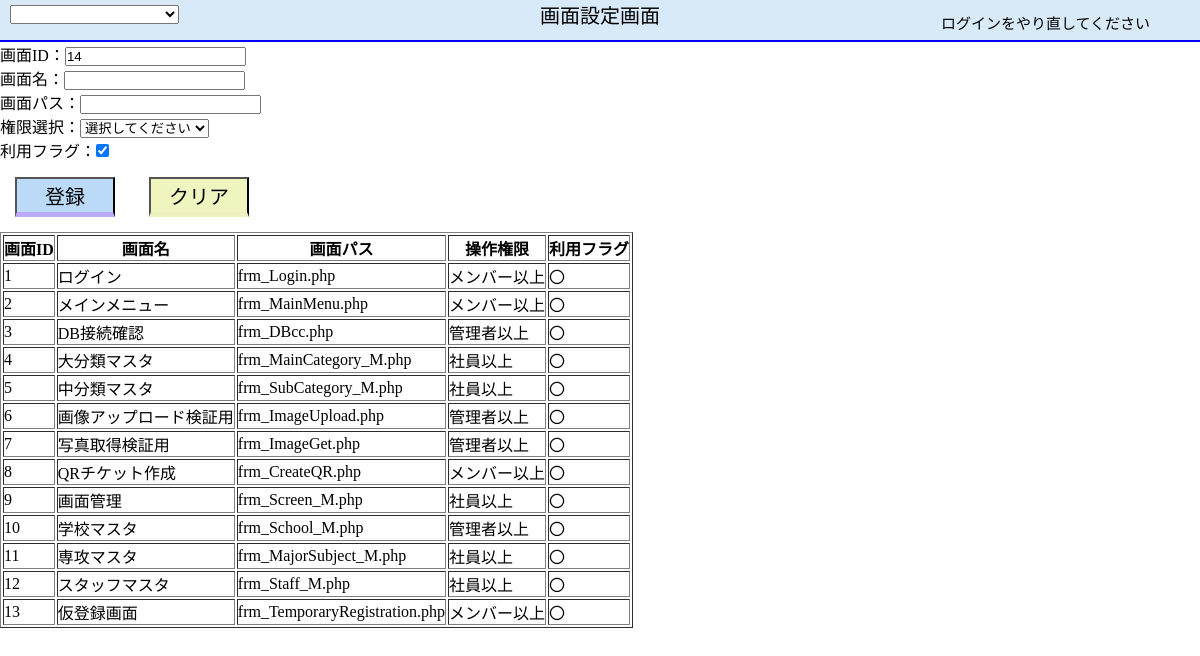
Screenshot of /form/frm_Screen_M.php with the database file from the repository.
### tables this page shows
CREATE TABLE `Screen_M` (
  `Screen_ID` int(11) NOT NULL,
  `Screen_Name` varchar(30) DEFAULT NULL,
  `Screen_Path` varchar(30) DEFAULT NULL,
  `Authority` varchar(1) DEFAULT NULL,
  `UsageFlag` int(11) NOT NULL,
  `Changer` int(11) DEFAULT NULL,
  `UpdateDate` datetime DEFAULT NULL
);

### dao/DB_Connection.php (called while the page is built, shortened)
<?php
  class connect {
    function pdo(){
      $dsn="mysql:dbname=".self::DB_NAME.";host=".self::HOST.";charset=".self::UTF;
      $user=self::USER;
      $pass=self::PASS;
      try{
      $pdo=new PDO($dsn,$user,$pass,array(PDO::MYSQL_ATTR_INIT_COMMAND => 'SET NAMES '.SELF::UTF));
      }catch(Exception $e){
      echo 'error' .$e->getMesseage;
      die();
      }
      $pdo->setAttribute(PDO::ATTR_ERRMODE, PDO::ERRMODE_WARNING);
      return $pdo;
    }
    function select($sql){
      $Connection_Info=$this->pdo();
      $stmt=$Connection_Info->query($sql);
      $items=$stmt->fetchAll(PDO::FETCH_ASSOC);
      return $items;
    }
    function plural($sql){
      $Connection_Info=$this->pdo();
      $stmt=$Connection_Info->prepare($sql);
      $stmt->execute();
      return $stmt;
    }
  }
?>

### dao/dao_Screen_M.php (called while the page is built, shortened)
<?php
  class dao_Screen_M {
    function Get_Screen_M(){
    require_once '../dao/DB_Connection.php';
    $obj=new connect();
    $SQL ="
    SELECT
    Screen_m.Screen_ID
    ,Screen_m.Screen_Name
    ,Screen_m.Screen_Path
    ,Screen_m.Authority
    ,CONCAT(subcategory_m.subcategory_Name,'以上') AS AuthorityInfo
    ,Screen_m.UsageFlag
    ,Screen_m.Changer
    ,Screen_m.UpdateDate
    FROM
    Screen_m
    LEFT JOIN
    	(SELECT
         maincategory_CD
         ,subcategory_CD
         ,subcategory_Name
         FROM
         subcategory_m
         WHERE
         maincategory_CD = 2
        )AS subcategory_m
     ON
     Screen_m.Authority = subcategory_m.SubCategory_CD
    ;
    ";
    $DataTable=$obj->select($SQL);
    return $DataTable;
    }
  function Get_MaxCD(){
    require_once '../dao/DB_Connection.php';
    $obj=new connect();
    $SQL =  "
    SELECT
    IFNULL(MAX(Screen_ID),0)+1 AS Max_CD
    FROM
    Screen_m ";
    $items=$obj->select($SQL);
    foreach($items as $item_val){
      $Max_CD = $item_val['Max_CD'];
    }
    return $Max_CD;
    }
    function Get_Authority(){
       require_once '../dao/DB_Connection.php';
       $obj = new connect();
       $SQL = "
       SELECT
       MainCategory_CD
       ,SubCategory_CD
       ,SubCategory_Name
       ,UsageFlag
       FROM
       Subcategory_m
       WHERE UsageFlag = 1
       AND
       MainCategory_CD = 2
       ;
       ";
       $items = $obj->select($SQL);
       return $items;
      }
  }
?>

### form/frm_Screen_M.php (the view, shortened to what this page needs)
<!DOCTYPE html>
<html lang="ja">
<?php
  require_once '../php/common.php';
  $common = new common();
  $HeaderInfo = $common->HeaderCreation();
?>
<head>
  <link rel="stylesheet" href="../css/style.css">
  <link rel="stylesheet" href="../css/Header.css">
  <div class ='Header'>
    <?php echo $HeaderInfo; ?>
    <div class ='Header_ScreenName'><p>画面設定画面</p></div>
  </div>
</head>
<?php
  require_once '../dao/dao_Screen_M.php';
  $dao = new dao_Screen_M();
  $items = $dao->GET_Authority();
  $PullDown = "<option value = 0 >選択してください</option>";
  foreach ($items as $item_val) {
    $PullDown .= "<option value = " . $item_val['SubCategory_CD'] . '>'. $item_val['SubCategory_Name'] . "</option>";
  }
  $Max_CD = $dao->Get_MaxCD();
  $Data_Table = $dao->Get_Screen_M();
  $Table = "";
  foreach ($Data_Table as $val) {
    $Table .=
    "<tr class='Table'>
      <td>" . $val['Screen_ID'] . "</td>
      <td>" . $val['Screen_Name'] . " </td>
      <td>" . $val['Screen_Path'] . " </td>
      <td style=display:none>" . $val['Authority'] . "</td>
      <td>" . $val['AuthorityInfo'] . " </td>
    "
    ;
    if ($val['UsageFlag'] == 0) {
      $Table .= " <td>×</td>";
    } else {
      $Table .= " <td>〇</td>";
    }
    $Table .= "</tr>";
  }
?>
<body>
  <form action="frm_Screen_M.php" method="post">
    <p>画面ID：<input type="text" id="txt_Screen_ID" name="Screen_ID" value='<?php echo $Max_CD; ?>' readonly> </p>
    <p>画面名：<input type="text" id="txt_Screen_Name" name="Screen_Name" autocomplete="off"></p>
    <p>画面パス：<input type="text" id="txt_Screen_Path" name="Screen_Path" autocomplete="off"></p>
    <p>権限選択：<select id='Authority' name='Authority'><?php echo $PullDown; ?></select></p>
    <p>利用フラグ：<input type="checkbox" id="chk_UsageFlag" name="UsageFlag" value="1" checked="checked"></p>
    <button class="btn_Insert" id="btn_Insert" name="Insert" value="1">登録</button>
    <button class="btn_Clear" id="btn_Clear" name="Clear" value="4">クリア</button>
  </form>
  <table border='1'>
    <tr>
    <th>画面ID</th>
    <th>画面名</th>
    <th>画面パス</th>
    <th>操作権限</th>
    <th>利用フラグ</th>
    </tr>
    <?php echo $Table; ?>
  </table>
</body>
</html>

### css/style.css (style rules this page uses)
* { margin: 0%; padding: 0%; }
.btn_Insert { color: #000; width: 100px; height: 40px; margin: 15px; background-color: #badaf8; border-bottom: 5px solid #baaaf8; font-size: 20px; }
.btn_Clear { color: #000; width: 100px; height: 40px; margin: 15px; background-color: #f0f5c0; border-bottom: 5px solid #f0f1c0; font-size: 20px; }

### css/Header.css (style rules this page uses)
.Header { background-color:rgb(216, 233, 247) ; border-bottom: double 2px blue; height: 40px; }
.Header_ScreenName { text-align: center; font-size: 20px; }

### rows the page displays
screen_m: Screen_ID "1", Screen_Name "ログイン", Screen_Path "frm_Login.php", AuthorityInfo "メンバー以上", UsageFlag "〇"
screen_m: Screen_ID "2", Screen_Name "メインメニュー", Screen_Path "frm_MainMenu.php", AuthorityInfo "メンバー以上", UsageFlag "〇"
screen_m: Screen_ID "3", Screen_Name "DB接続確認", Screen_Path "frm_DBcc.php", AuthorityInfo "管理者以上", UsageFlag "〇"
screen_m: Screen_ID "4", Screen_Name "大分類マスタ", Screen_Path "frm_MainCategory_M.php", AuthorityInfo "社員以上", UsageFlag "〇"
screen_m: Screen_ID "5", Screen_Name "中分類マスタ", Screen_Path "frm_SubCategory_M.php", AuthorityInfo "社員以上", UsageFlag "〇"
screen_m: Screen_ID "6", Screen_Name "画像アップロード検証用", Screen_Path "frm_ImageUpload.php", AuthorityInfo "管理者以上", UsageFlag "〇"
screen_m: Screen_ID "7", Screen_Name "写真取得検証用", Screen_Path "frm_ImageGet.php", AuthorityInfo "管理者以上", UsageFlag "〇"
screen_m: Screen_ID "8", Screen_Name "QRチケット作成", Screen_Path "frm_CreateQR.php", AuthorityInfo "メンバー以上", UsageFlag "〇"
screen_m: Screen_ID "9", Screen_Name "画面管理", Screen_Path "frm_Screen_M.php", AuthorityInfo "社員以上", UsageFlag "〇"
screen_m: Screen_ID "10", Screen_Name "学校マスタ", Screen_Path "frm_School_M.php", AuthorityInfo "管理者以上", UsageFlag "〇"
screen_m: Screen_ID "11", Screen_Name "専攻マスタ", Screen_Path "frm_MajorSubject_M.php", AuthorityInfo "社員以上", UsageFlag "〇"
screen_m: Screen_ID "12", Screen_Name "スタッフマスタ", Screen_Path "frm_Staff_M.php", AuthorityInfo "社員以上", UsageFlag "〇"
screen_m: Screen_ID "13", Screen_Name "仮登録画面", Screen_Path "frm_TemporaryRegistration.php", AuthorityInfo "メンバー以上", UsageFlag "〇"

### other values shown
$NickName "ログインをやり直してください"
